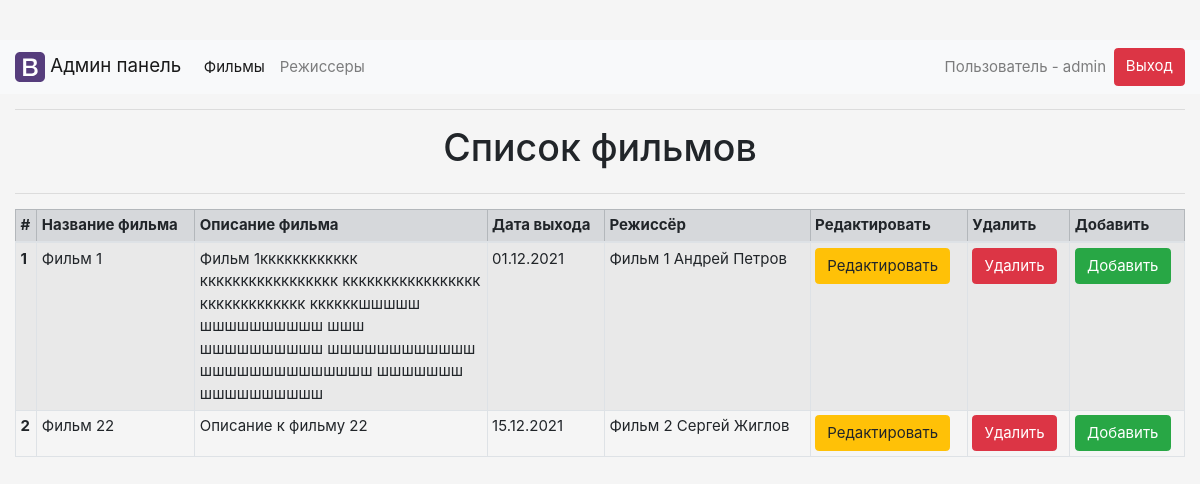
Page /index.php (signed in) on the committed database.
### tables this page shows
CREATE TABLE `movie` (
  `movieId` int(11) NOT NULL,
  `directorId` int(11) NOT NULL,
  `name` varchar(50) NOT NULL,
  `description` text NOT NULL,
  `releaseDate` date DEFAULT NULL
);

CREATE TABLE `director` (
  `directorId` int(11) NOT NULL,
  `name` varchar(50) NOT NULL
);

### core/connection.php (called while the page is built)
<?php
$host = '127.0.0.1';
$db = 'test-mvc';
$user = 'root';
$pass = '';
$charset = 'utf8';
$dsn = "mysql:host=$host;dbname=$db;charset=$charset";
$opt = [
    PDO::ATTR_ERRMODE => PDO::ERRMODE_EXCEPTION,
    PDO::ATTR_DEFAULT_FETCH_MODE => PDO::FETCH_ASSOC,
    PDO::ATTR_EMULATE_PREPARES => false,
];
$pdo = new PDO($dsn, $user, $pass, $opt);
$stmt = $pdo->prepare("SELECT * FROM `director`");
$stmt->execute();
$directors= $row = $stmt->fetchAll(PDO::FETCH_OBJ);
$stmt = $pdo->prepare("SELECT * FROM `movie`");
$stmt->execute();
$movies= $row = $stmt->fetchAll(PDO::FETCH_OBJ);

### index.php (the view, shortened to what this page needs)
<?php
require_once $_SERVER['DOCUMENT_ROOT']  . "/core/connection.php";
?>
<?php require_once $_SERVER['DOCUMENT_ROOT'] . "/templates/header.php"; ?>
<?php require_once $_SERVER['DOCUMENT_ROOT'] . "/templates/user-menu.php" ?>
<div class="container-fluid h-100">
    <hr>
    <div class="row justify-content-center align-items-center">
        <h1>Список фильмов</h1>
    </div>
    <hr>
    <div class="container-fluid h-100 pr-3 pl-3">
        <div class="row">
            <div class="table-responsive">
            <table class="table table-bordered table-striped table-hover table-sm">
                <thead class="table-secondary">
                <tr>
                    <th scope="col">#</th>
                    <th scope="col">Название фильма</th>
                    <th scope="col">Описание фильма</th>
                    <th scope="col">Дата выхода</th>
                    <th scope="col">Режиссёр</th>
                    <th scope="col">Редактировать</th>
                    <th scope="col">Удалить</th>
                    <th scope="col">Добавить</th>
                </tr>
                </thead>
                <tbody>
                <?php
                foreach ($movies as $movie): ?>
                    <tr>
                        <th scope="row"><?= $movie->movieId ?></th>
                        <td><?= $movie->name ?></td>
                        <td style="width:25%"><?= $movie->description ?></td>
                        <td><?= date("d.m.Y", strtotime($movie->releaseDate)) ?></td>
                        <?php
                        foreach ($directors as $director) :
                            if ($movie->directorId === $director->directorId) : ?>
                                <td><?= $director->name ?></td>
                            <?php
                            endif;
                        endforeach; ?>
                        <td><a class="btn btn-warning" href="editMovie.php?movieId=<?= $movie->movieId ?>"
                               role="button">Редактировать</a>
                        </td>
                        <td><a class="btn btn-danger" href="delete.php?movieId=<?= $movie->movieId ?> role="
                               button">Удалить</a></td>
                        <td><a class="btn btn-success" href="addMovie.php" role=" button">Добавить</a></td>
                    </tr>
                <?php
                endforeach; ?>
                </tbody>
            </table>
            </div>
        </div>
    </div>
</div>
</body>
</html>

### templates/header.php (shortened to what this page needs)
<!doctype html>
<html lang="ru">
<head>
    <link rel="stylesheet" href="https://cdn.jsdelivr.net/npm/bootstrap@4.6.1/dist/css/bootstrap.min.css"
>
    <link href="https://use.fontawesome.com/releases/v5.0.13/css/all.css" rel="stylesheet">
    <link rel="stylesheet" href="https://stackpath.bootstrapcdn.com/font-awesome/4.7.0/css/font-awesome.min.css">
    <link rel="stylesheet" href="/templates/css/design.css">
    <link rel="stylesheet" href="/templates/css/alert.css">
</head>
<body>

### templates/user-menu.php (shortened to what this page needs)
<nav class="navbar navbar-expand-lg navbar-light bg-light">
    <a class="navbar-brand" href="#">
        <img src="/templates/images/bootstrap-solid.svg" width="30" height="30" class="d-inline-block align-top" alt="">
        Админ панель
    </a>
    <div class="collapse navbar-collapse" id="navbarSupportedContent">
        <ul class="navbar-nav mr-auto">
            <li class="nav-item active">
                <a class="nav-link" href="/">Фильмы<span class="sr-only">(current)</span></a>
            </li>
            <li class="nav-item">
                <a class="nav-link" href="/">Режиссеры</a>
            </li>
        </ul>
        <ul class="navbar-nav">
            <?php
            if (!isset($_SESSION['user'])): ?>
                <?php
                header("Location: /auth.php");
                exit();
                ?>
            <?php
            else: ?>
                <li class="nav-item nav-link">Пользователь - <?php
                    echo $_SESSION['user'] ?></li>
                <a href="logout.php" class="btn btn-danger">Выход</a>
            <?
            endif; ?>
        </ul>
    </div>
</nav>

### templates/css/design.css (style rules this page uses)
html, body { height: 100%; font-size: 15px; }
body { padding-top: 40px; padding-bottom: 40px; background-color: #f5f5f5; }

### rows in the picture
movie: movieId "1", name "Фильм 1", description "Фильм 1кккккккккккк ккккккккккккккккк ккккккккккккккккк ккккккккккккк ккккккшшшшш шшшшшшшшшш шшш шшшшшшшшшш шшшшшшшшшшшш шшшшшшшшшшшшшш шшшшшшш шшшшшшшшшш", releaseDate "01.12.2021"
director: name "Фильм 1 Андрей Петров"
movie: movieId "2", name "Фильм 22", description "Описание к фильму 22", releaseDate "15.12.2021"
director: name "Фильм 2 Сергей Жиглов"

### other values in the picture
$_SESSION['user'] "admin"
